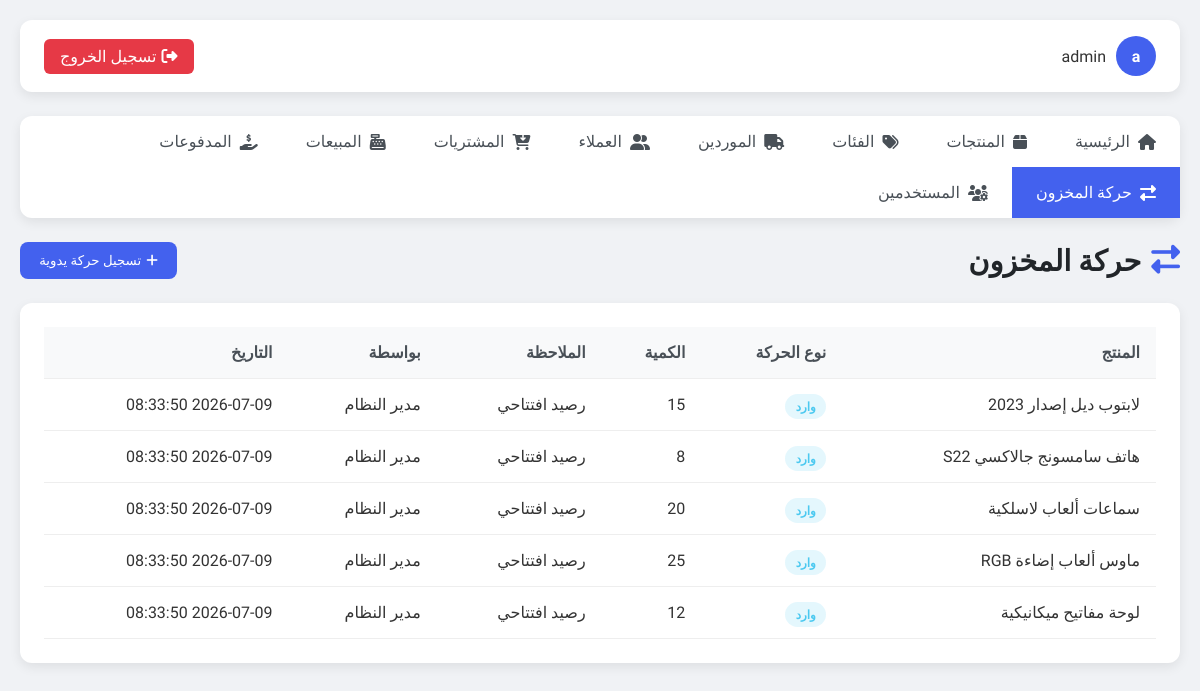
Page /stock_movements.php (signed in) on the committed database.
### tables this page shows
CREATE TABLE IF NOT EXISTS stock_movements (
    id INT AUTO_INCREMENT PRIMARY KEY,
    product_id INT NOT NULL,
    user_id INT NULL,
    movement_type ENUM('in', 'out', 'adjustment') NOT NULL,
    quantity INT NOT NULL,
    note VARCHAR(255),
    created_at TIMESTAMP DEFAULT CURRENT_TIMESTAMP,
    CONSTRAINT fk_movements_product FOREIGN KEY (product_id) REFERENCES products(id) ON DELETE CASCADE,
    CONSTRAINT fk_movements_user FOREIGN KEY (user_id) REFERENCES users(id) ON DELETE SET NULL
);

CREATE TABLE IF NOT EXISTS products (
    id INT AUTO_INCREMENT PRIMARY KEY,
    name VARCHAR(255) NOT NULL,
    sku VARCHAR(100) NOT NULL UNIQUE,
    description TEXT,
    price DECIMAL(10, 2) NOT NULL,
    cost DECIMAL(10, 2) NOT NULL,
    stock_quantity INT NOT NULL DEFAULT 0,
    min_stock_level INT NOT NULL DEFAULT 5,
    category_id INT NULL,
    supplier_id INT NULL,
    created_at TIMESTAMP DEFAULT CURRENT_TIMESTAMP,
    updated_at TIMESTAMP DEFAULT CURRENT_TIMESTAMP ON UPDATE CURRENT_TIMESTAMP,
    CONSTRAINT fk_products_category FOREIGN KEY (category_id) REFERENCES categories(id) ON DELETE SET NULL,
    CONSTRAINT fk_products_supplier FOREIGN KEY (supplier_id) REFERENCES suppliers(id) ON DELETE SET NULL
);

CREATE TABLE IF NOT EXISTS users (
    id INT AUTO_INCREMENT PRIMARY KEY,
    username VARCHAR(100) NOT NULL UNIQUE,
    password VARCHAR(255) NOT NULL,
    full_name VARCHAR(150) NOT NULL,
    email VARCHAR(150),
    role ENUM('admin', 'merchant') NOT NULL DEFAULT 'merchant',
    is_active TINYINT(1) NOT NULL DEFAULT 1,
    created_at TIMESTAMP DEFAULT CURRENT_TIMESTAMP,
    updated_at TIMESTAMP DEFAULT CURRENT_TIMESTAMP ON UPDATE CURRENT_TIMESTAMP
);

### stock_movements.php (the view, shortened to what this page needs)
<?php
include "config.php";
$sql = "SELECT sm.*, p.name AS product_name, u.full_name AS user_name
        FROM stock_movements sm
        LEFT JOIN products p ON sm.product_id = p.id
        LEFT JOIN users u ON sm.user_id = u.id
        ORDER BY sm.created_at DESC";
$result = mysqli_query($conn, $sql);
$movements = mysqli_fetch_all($result, MYSQLI_ASSOC);
?>
<!DOCTYPE html>
<html lang="ar" dir="rtl">
<head>
    <link rel="stylesheet" href="https://cdnjs.cloudflare.com/ajax/libs/font-awesome/6.4.0/css/all.min.css">
</head>
<body>
    <div class="container">
        <div class="topbar">
            <div class="user-info">
                <div class="avatar"><?php echo substr($_SESSION["username"], 0, 1); ?></div>
                <span><?php echo $_SESSION["username"]; ?></span>
            </div>
            <a href="logout.php" class="logout-btn"><i class="fas fa-sign-out-alt"></i> تسجيل الخروج</a>
        </div>
                <div class="nav">
            <a href="index.php"><i class="fas fa-home"></i> الرئيسية</a>
            <a href="products.php"><i class="fas fa-box"></i> المنتجات</a>
            <a href="categories.php"><i class="fas fa-tags"></i> الفئات</a>
            <a href="suppliers.php"><i class="fas fa-truck"></i> الموردين</a>
            <a href="customers.php"><i class="fas fa-user-friends"></i> العملاء</a>
            <a href="purchases.php"><i class="fas fa-cart-arrow-down"></i> المشتريات</a>
            <a href="sales.php"><i class="fas fa-cash-register"></i> المبيعات</a>
            <a href="payments.php"><i class="fas fa-hand-holding-usd"></i> المدفوعات</a>
            <a href="stock_movements.php" class="active"><i class="fas fa-exchange-alt"></i> حركة المخزون</a>
            <?php if($_SESSION['role'] === 'admin'): ?>
            <a href="users.php"><i class="fas fa-users-cog"></i> المستخدمين</a>
            <?php endif; ?>
        </div>
        <div class="page-header">
            <h1 class="page-title"><i class="fas fa-exchange-alt"></i> حركة المخزون</h1>
            <button onclick="showAddForm()" class="btn btn-primary"><i class="fas fa-plus"></i> تسجيل حركة يدوية</button>
        </div>
        <div class="table-container">
            <table>
                <thead>
                    <tr>
                        <th>المنتج</th>
                        <th>نوع الحركة</th>
                        <th>الكمية</th>
                        <th>الملاحظة</th>
                        <th>بواسطة</th>
                        <th>التاريخ</th>
                    </tr>
                </thead>
                <tbody>
                    <?php if(count($movements) > 0): ?>
                        <?php foreach($movements as $movement): ?>
                            <?php
                            if($movement['movement_type'] == 'in') {
                                $type_class = 'badge-success';
                                $type_label = 'وارد';
                            } elseif($movement['movement_type'] == 'out') {
                                $type_class = 'badge-danger';
                                $type_label = 'صادر';
                            } else {
                                $type_class = 'badge-warning';
                                $type_label = 'تعديل';
                            }
                            ?>
                            <tr>
                                <td><?php echo $movement['product_name'] ? $movement['product_name'] : 'منتج محذوف'; ?></td>
                                <td><span class="badge <?php echo $type_class; ?>"><?php echo $type_label; ?></span></td>
                                <td><?php echo $movement['quantity']; ?></td>
                                <td><?php echo $movement['note'] ? $movement['note'] : '—'; ?></td>
                                <td><?php echo $movement['user_name'] ? $movement['user_name'] : '—'; ?></td>
                                <td><?php echo $movement['created_at']; ?></td>
                            </tr>
                        <?php endforeach; ?>
                    <?php else: ?>
                        <tr>
                            <td colspan="6" style="text-align: center;">لا توجد حركات مخزون مسجلة</td>
                        </tr>
                    <?php endif; ?>
                </tbody>
            </table>
        </div>
    </div>
</body>
</html>

### stock_movements.php (style rules this page uses)
:root { --primary: #4361ee; --secondary: #3f37c9; --success: #4cc9f0; --info: #4895ef; --warning: #f72585; --danger: #e63946; --light: #f8f9fa; --dark: #212529; --background: #f0f2f5; --card-shadow: 0 4px 12px rgba(0, 0, 0, 0.08); }
* { margin: 0; padding: 0; box-sizing: border-box; font-family: 'Tajawal', sans-serif; }
body { background-color: var(--background); color: #333; min-height: 100vh; }
.container { max-width: 1200px; margin: 0 auto; padding: 20px; }
.topbar { background-color: white; border-radius: 12px; padding: 1rem 1.5rem; margin-bottom: 1.5rem; display: flex; justify-content: space-between; align-items: center; box-shadow: var(--card-shadow); }
.user-info { display: flex; align-items: center; }
.user-info .avatar { width: 40px; height: 40px; background-color: var(--primary); border-radius: 50%; display: flex; align-items: center; justify-content: center; color: white; margin-left: 10px; font-weight: bold; }
.logout-btn { background-color: var(--danger); color: white; padding: 0.5rem 1rem; border-radius: 6px; text-decoration: none; display: flex; align-items: center; transition: all 0.3s; }
.logout-btn i { margin-left: 5px; }
.nav { display: flex; flex-wrap: wrap; background: white; border-radius: 12px; margin-bottom: 1.5rem; box-shadow: var(--card-shadow); }
.nav a { padding: 1rem 1.5rem; text-decoration: none; color: #495057; font-weight: 500; transition: all 0.3s; display: flex; align-items: center; }
.nav a:hover, .nav a.active { background-color: var(--primary); color: white; }
.nav a i { margin-left: 8px; }
.page-header { display: flex; justify-content: space-between; align-items: center; margin-bottom: 1.5rem; }
.page-title { font-size: 1.8rem; color: var(--dark); display: flex; align-items: center; }
.page-title i { margin-left: 10px; color: var(--primary); }
.btn { padding: 0.7rem 1.2rem; border-radius: 8px; text-decoration: none; display: inline-flex; align-items: center; transition: all 0.3s; font-weight: 500; border: none; cursor: pointer; }
.btn-primary { background-color: var(--primary); color: white; }
.btn i { margin-left: 5px; }
.table-container { background-color: white; border-radius: 12px; padding: 1.5rem; box-shadow: var(--card-shadow); margin-bottom: 1.5rem; overflow-x: auto; }
table { width: 100%; border-collapse: collapse; }
th, td { padding: 1rem; text-align: right; border-bottom: 1px solid #eee; }
th { font-weight: 600; color: #495057; background-color: #f8f9fa; }
.badge { padding: 0.35rem 0.65rem; border-radius: 50rem; font-size: 0.75rem; font-weight: 700; }
.badge-success { background-color: rgba(76, 201, 240, 0.15); color: #4cc9f0; }

### rows in the picture
stock_movements: product.name "لابتوب ديل إصدار 2023", movement_type "وارد", quantity "15", note "رصيد افتتاحي", user.full_name "مدير النظام", created_at "2026-07-09 08:33:50"
stock_movements: product.name "هاتف سامسونج جالاكسي S22", movement_type "وارد", quantity "8", note "رصيد افتتاحي", user.full_name "مدير النظام", created_at "2026-07-09 08:33:50"
stock_movements: product.name "سماعات ألعاب لاسلكية", movement_type "وارد", quantity "20", note "رصيد افتتاحي", user.full_name "مدير النظام", created_at "2026-07-09 08:33:50"
stock_movements: product.name "ماوس ألعاب إضاءة RGB", movement_type "وارد", quantity "25", note "رصيد افتتاحي", user.full_name "مدير النظام", created_at "2026-07-09 08:33:50"
stock_movements: product.name "لوحة مفاتيح ميكانيكية", movement_type "وارد", quantity "12", note "رصيد افتتاحي", user.full_name "مدير النظام", created_at "2026-07-09 08:33:50"

### other values in the picture
substr($_SESSION["username"], 0, 1) "a"
$_SESSION["username"] "admin"
